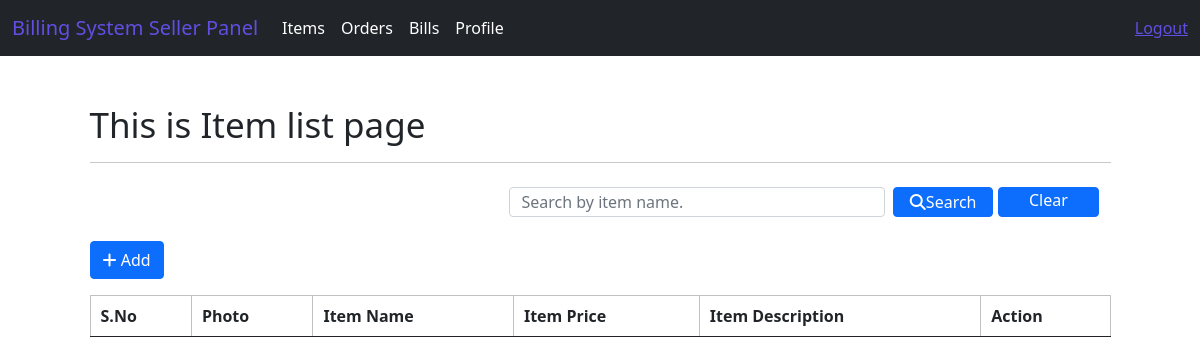
The page /seller/item/index on the database as committed earlier.
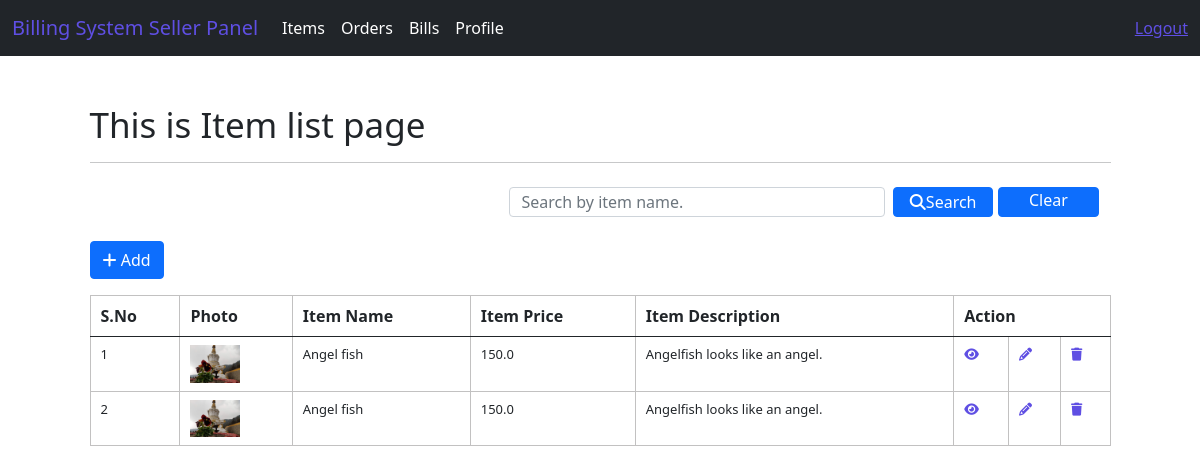
The same page on the database as committed later.
### system/models.py (models this page shows, shortened)
class Item(models.Model):
    item_name = models.CharField(max_length=50)
    item_price = models.FloatField(default=00.00)
    item_image = models.ImageField(upload_to='Images/Items/')
    item_description = models.CharField(max_length=250)
    customusers = models.ForeignKey(CustomUser, on_delete=models.CASCADE, related_name='items')
    class Meta:
        db_table = "Items"

### Seller/views.py (the view)
# urls.py: path('item/index',views.item_index,name= 'item-index'),
def item_index(request):
    item_list = Item.objects.all().order_by('id')
    context = {"data": item_list}
    if request.method == "POST":
        search = request.POST.get('search')
        items = Item.objects.filter(item_name__icontains=search)
        context = {"data": items}
        return render(request, 'sellerPanel/items/items_index.html', context)
    return render(request,'sellerPanel/items/items_index.html',context)

### templates/sellerPanel/items/items_index.html (shortened to what this page needs)
{% extends 'layouts/seller_master.html' %}
{% block custom_css %}
<link rel="stylesheet" href="https://cdnjs.cloudflare.com/ajax/libs/font-awesome/6.3.0/css/all.min.css"/>
{% endblock %}
{% block content %}
<div class="container mt-5">
    <h1>This is Item list page</h1>
    <hr>
    <nav class="navbar bg-body-tertiary">
        <div class="container-fluid">
              <form class="d-flex" role="search" action="{% url 'item-index' %}" method="POST">
                <input style="height: 30px;" class="form-control me-2" type="text" name="search" placeholder="Search by item name." aria-label="Search">
                <button class="btn btn-primary mb-3 mr-3" type="submit" style="height:30px; width: 160px; padding: 0px;"><i class="fa-solid fa-search"></i>Search</button>
                <a href="{% url 'item-index' %}" class="btn btn-primary mb-3 ml-2"  style="height:30px; width: 160px; padding: 0px; margin-left: 5px;">Clear</a>
              </form>
        </div>
    </nav>
    <a href="{% url 'item-add' %}" class="btn btn-primary mb-3"><i class="fa-solid fa-plus"></i> Add</a>
    <div class="row">
        <div class="col-12">
            <table class="table table-striped-columns table-hover">
                <thead>
                    <tr>
                        <th>S.No</th>
                        <th>Photo</th>
                        <th>Item Name</th>
                        <th>Item Price</th>
                        <th>Item Description</th>
                        <th colspan="3">Action</th>
                    </tr>
                </thead>
                <tbody>
                    {% for val in data %}
                    <tr>
                        <td>{{ forloop.counter }}</td>
                        <td><img src="{{ val.item_image.url }}" width="50"></td>
                        <td>{{ val.item_name }}</td>
                        <td>{{val.item_price}}</td>
                        <td>{{val.item_description}}</td>
                        <td><a href="{% url 'item-view' val.id %}"><i class="fa-solid fa-eye"></i></a></td>
                        <td><a href="{% url 'item-edit' val.id %}"><i class="fa-solid fa-pencil"></i></a></td>
                        <td><a href="{% url 'item-delete' val.id %}"><i class="fa-solid fa-trash"></i></a></td>
                    </tr>
                    {% endfor %}
                </tbody>
            </table>
        </div>
    </div>
</div>
{% endblock %}

Rows that differ between the two databases and show on the page:
added Item: item_image (picture), item_name "Angel fish", item_price "150.0", item_description "Angelfish looks like an angel."
added Item: item_image (picture), item_name "Angel fish", item_price "150.0", item_description "Angelfish looks like an angel."
